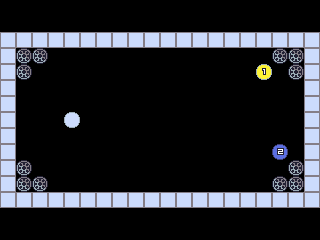

This game map was drawn from its Tiled (.tmx) file and the tilesets committed beside it. A one-line description and the full map source follow:
An orthogonal 20x15 tile map with 16x16 px tiles, 1 tile layer (objects).

<map version="1.0" orientation="orthogonal" renderorder="right-down" width="20" height="15" tilewidth="16" tileheight="16" nextobjectid="1">
 <tileset firstgid="1" name="tileset" tilewidth="16" tileheight="16" tilecount="256" columns="16">
  <image source="tileset.png" width="256" height="256" />
 </tileset>
 <layer name="objects" width="20" height="15">
  <data encoding="csv">
0,0,0,0,0,0,0,0,0,0,0,0,0,0,0,0,0,0,0,0,
0,0,0,0,0,0,0,0,0,0,0,0,0,0,0,0,0,0,0,0,
18,18,18,18,18,18,18,18,18,18,18,18,18,18,18,18,18,18,18,18,
18,17,17,0,0,0,0,0,0,0,0,0,0,0,0,0,0,17,17,18,
18,17,0,0,0,0,0,0,0,0,0,0,0,0,0,0,2,0,17,18,
18,0,0,0,0,0,0,0,0,0,0,0,0,0,0,0,0,0,0,18,
18,0,0,0,0,0,0,0,0,0,0,0,0,0,0,0,0,0,0,18,
18,0,0,0,1,0,0,0,0,0,0,0,0,0,0,0,0,0,0,18,
18,0,0,0,0,0,0,0,0,0,0,0,0,0,0,0,0,0,0,18,
18,0,0,0,0,0,0,0,0,0,0,0,0,0,0,0,0,3,0,18,
18,17,0,0,0,0,0,0,0,0,0,0,0,0,0,0,0,0,17,18,
18,17,17,0,0,0,0,0,0,0,0,0,0,0,0,0,0,17,17,18,
18,18,18,18,18,18,18,18,18,18,18,18,18,18,18,18,18,18,18,18,
0,0,0,0,0,0,0,0,0,0,0,0,0,0,0,0,0,0,0,0,
0,0,0,0,0,0,0,0,0,0,0,0,0,0,0,0,0,0,0,0
</data>
 </layer>
</map>
